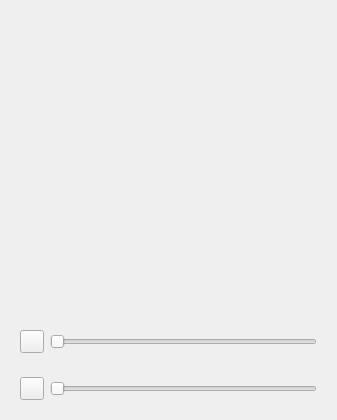
<?xml version="1.0" encoding="UTF-8"?>
<ui version="4.0">
 <class>SFLPhone_view</class>
 <widget class="QWidget" name="SFLPhone_view">
  <property name="geometry">
   <rect>
    <x>0</x>
    <y>0</y>
    <width>337</width>
    <height>420</height>
   </rect>
  </property>
  <property name="windowTitle">
   <string notr="true">Form</string>
  </property>
  <layout class="QVBoxLayout" name="verticalLayout">
   <property name="spacing">
    <number>1</number>
   </property>
   <property name="margin">
    <number>2</number>
   </property>
   <item>
    <widget class="QStackedWidget" name="stackedWidget_screen">
     <property name="sizePolicy">
      <sizepolicy hsizetype="Preferred" vsizetype="Expanding">
       <horstretch>0</horstretch>
       <verstretch>0</verstretch>
      </sizepolicy>
     </property>
     <property name="currentIndex">
      <number>0</number>
     </property>
     <widget class="QWidget" name="page_callList">
      <layout class="QHBoxLayout" name="horizontalLayout_3"/>
     </widget>
     <widget class="QWidget" name="page_callHistory">
      <layout class="QVBoxLayout" name="verticalLayout_3">
       <item>
        <widget class="QListWidget" name="listWidget_callHistory"/>
       </item>
       <item>
        <widget class="KLineEdit" name="lineEdit_searchHistory">
         <property name="showClearButton" stdset="0">
          <bool>true</bool>
         </property>
        </widget>
       </item>
      </layout>
     </widget>
     <widget class="QWidget" name="page_addressBook">
      <layout class="QVBoxLayout" name="verticalLayout_5">
       <item>
        <widget class="QListWidget" name="listWidget_addressBook"/>
       </item>
       <item>
        <widget class="KLineEdit" name="lineEdit_addressBook">
         <property name="enabled">
          <bool>true</bool>
         </property>
         <property name="text">
          <string/>
         </property>
         <property name="showClearButton" stdset="0">
          <bool>true</bool>
         </property>
        </widget>
       </item>
       <item>
        <widget class="QLabel" name="label_addressBookFull">
         <property name="text">
          <string>Attention:number of results exceeds max displayed.</string>
         </property>
         <property name="wordWrap">
          <bool>true</bool>
         </property>
        </widget>
       </item>
      </layout>
     </widget>
    </widget>
   </item>
   <item>
    <widget class="QWidget" name="widget_controls" native="true">
     <property name="enabled">
      <bool>true</bool>
     </property>
     <layout class="QVBoxLayout" name="verticalLayout_2">
      <item>
       <widget class="Dialpad" name="widget_dialpad" native="true">
        <property name="sizePolicy">
         <sizepolicy hsizetype="Expanding" vsizetype="Preferred">
          <horstretch>0</horstretch>
          <verstretch>0</verstretch>
         </sizepolicy>
        </property>
       </widget>
      </item>
      <item>
       <widget class="QWidget" name="widget_recVol" native="true">
        <layout class="QHBoxLayout" name="horizontalLayout_4">
         <item>
          <widget class="QToolButton" name="toolButton_recVol">
           <property name="text">
            <string/>
           </property>
           <property name="icon">
            <iconset>
             <normaloff>:/Images/mic_75.svg</normaloff>:/Images/mic_75.svg</iconset>
           </property>
           <property name="checkable">
            <bool>true</bool>
           </property>
          </widget>
         </item>
         <item>
          <widget class="QSlider" name="slider_recVol">
           <property name="orientation">
            <enum>Qt::Horizontal</enum>
           </property>
          </widget>
         </item>
        </layout>
       </widget>
      </item>
      <item>
       <widget class="QWidget" name="widget_sndVol" native="true">
        <layout class="QHBoxLayout" name="horizontalLayout">
         <item>
          <widget class="QToolButton" name="toolButton_sndVol">
           <property name="text">
            <string/>
           </property>
           <property name="icon">
            <iconset>
             <normaloff>:/Images/mic_75.svg</normaloff>:/Images/mic_75.svg</iconset>
           </property>
           <property name="checkable">
            <bool>true</bool>
           </property>
          </widget>
         </item>
         <item>
          <widget class="QSlider" name="slider_sndVol">
           <property name="orientation">
            <enum>Qt::Horizontal</enum>
           </property>
          </widget>
         </item>
        </layout>
       </widget>
      </item>
     </layout>
    </widget>
   </item>
  </layout>
 </widget>
 <customwidgets>
  <customwidget>
   <class>KLineEdit</class>
   <extends>QLineEdit</extends>
   <header>klineedit.h</header>
  </customwidget>
  <customwidget>
   <class>Dialpad</class>
   <extends>QWidget</extends>
   <header>Dialpad.h</header>
   <container>1</container>
  </customwidget>
 </customwidgets>
 <resources>
  <include location="../qrc/resources.qrc"/>
 </resources>
 <connections/>
</ui>
